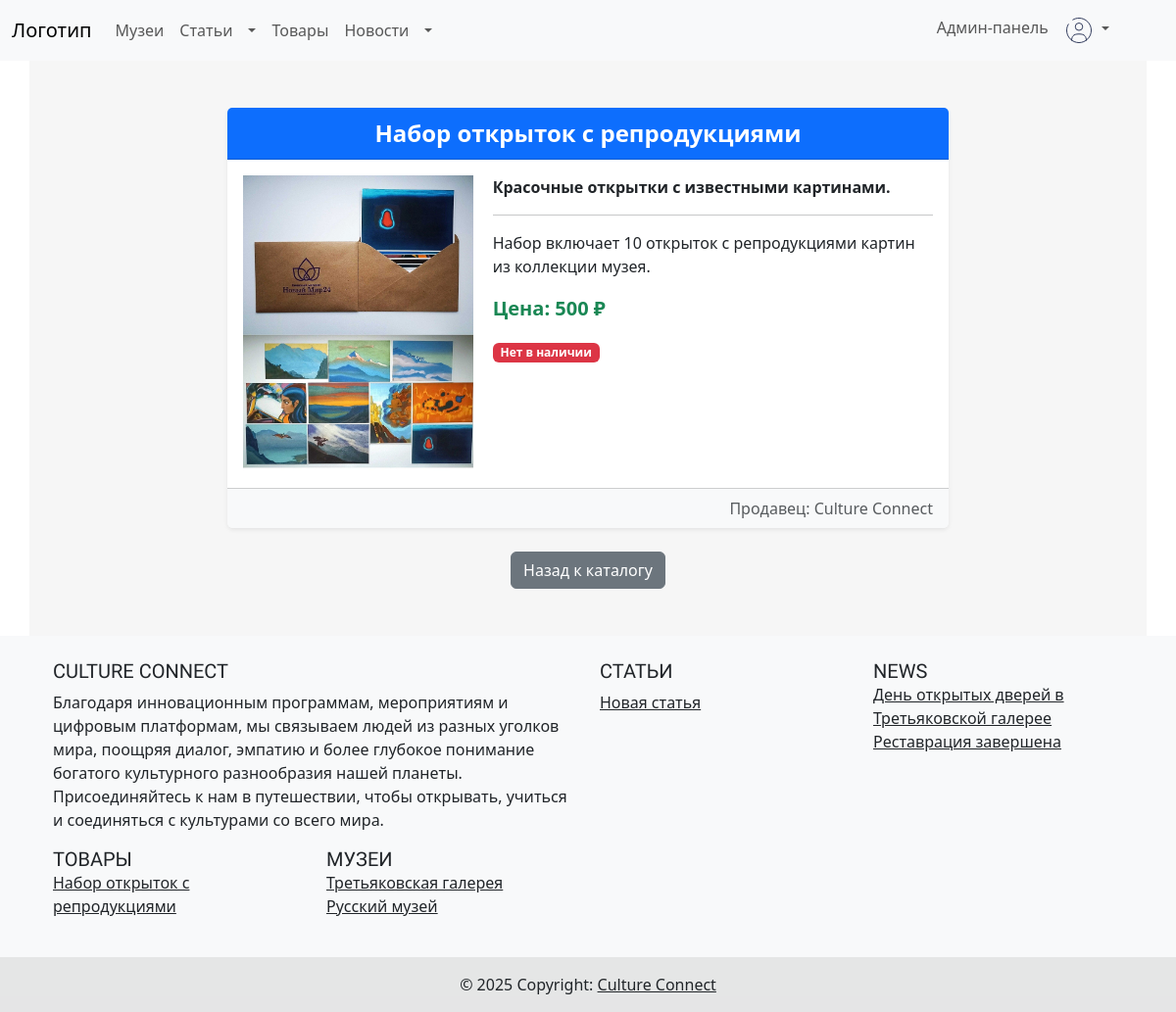
Screenshot of /dynamic_pages/products.php?id=3 (signed in) with the database file from the repository.
### tables this page shows
CREATE TABLE `product` (
  `Id` int(11) NOT NULL,
  `Name` varchar(55) NOT NULL,
  `Short_desc` varchar(150) NOT NULL,
  `Full_desc` varchar(320) DEFAULT NULL,
  `Price` varchar(25) DEFAULT NULL,
  `Available` varchar(15) DEFAULT NULL,
  `Image_path` varchar(255) DEFAULT NULL,
  `Editor` int(11) DEFAULT NULL
);

CREATE TABLE `articles` (
  `Id` int(11) NOT NULL,
  `Name` varchar(55) NOT NULL,
  `Short_desc` varchar(150) NOT NULL,
  `Full_desc` varchar(320) NOT NULL,
  `Date` varchar(25) NOT NULL,
  `Editor` int(11) DEFAULT NULL
);

CREATE TABLE `news` (
  `Id` int(11) NOT NULL,
  `Name` varchar(55) NOT NULL,
  `Short_desc` varchar(150) NOT NULL,
  `Full_desc` varchar(320) NOT NULL,
  `Footer_desc` varchar(150) NOT NULL,
  `Date` varchar(25) NOT NULL,
  `Editor` int(11) DEFAULT NULL
);

CREATE TABLE `museums` (
  `Id` int(11) NOT NULL,
  `Name` varchar(55) NOT NULL,
  `Short_desc` varchar(150) NOT NULL,
  `Full_desc` varchar(320) NOT NULL,
  `Image_path` varchar(255) DEFAULT NULL,
  `Editor` int(11) DEFAULT NULL
);

### dynamic_pages/products.php (the view, shortened to what this page needs)
<?php include "../include/header.php"; ?>
<?php
$Id = $_GET['id'];
$query_product = $pdo->prepare("SELECT * FROM product WHERE Id=:Id");
$query_product->execute(['Id' => $Id]);
$product_query_result = $query_product->fetch(PDO::FETCH_ASSOC);
?>
<body>
<div class="container py-5">
    <?php if ($product_query_result): ?>
        <div class="row justify-content-center">
    <div class="col-lg-8 col-md-10">
            <div class="card shadow-sm border-0">
                <div class="card-header bg-primary text-white fw-bold text-center fs-4">
                    <?= htmlspecialchars($product_query_result["Name"]) ?>
                </div>
                <div class="card-body">
                    <div class="body-inside d-flex">
                        <div class="col-md-4 image-column">
                            <img src="cult_conn/uploads/<?= htmlspecialchars($product_query_result['Image_path']) ?>" loading="lazy" class="img-fluid" alt="Музей">
                        </div>
                        <div class="info-container">
                            <p class="fw-semibold"><?= htmlspecialchars($product_query_result['Short_desc']) ?></p>
                            <hr>
                            <p><?= htmlspecialchars($product_query_result['Full_desc']) ?></p>
                            <p class="fw-bold text-success fs-5">Цена: <?= htmlspecialchars($product_query_result['Price']) ?> ₽</p>
                            <p>
                                <?php if ($product_query_result['Available'] == 'Yes'): ?>
                                    <span class="badge bg-success">В наличии</span>
                                <?php else: ?>
                                    <span class="badge bg-danger">Нет в наличии</span>
                                <?php endif; ?>
                            </p>
                        </div>
                    </div>
                </div>
                <div class="card-footer bg-light text-end text-muted">
                    <i class="bi bi-person"></i> Продавец: Culture Connect
                </div>
            </div>
        </div>
    </div>
        <div class="text-center mt-4">
            <a href="product.php" class="btn btn-secondary"><i class="bi bi-arrow-left"></i> Назад к каталогу</a>
        </div>
    <?php endif; ?>
</div>
</body>
<?php include "../include/footer.php"; ?>

### include/footer.php (shortened to what this page needs)
<?php
$query_artl = $pdo->prepare("SELECT Name, Id FROM articles");
$query_artl->execute();
$articles_query_result = $query_artl->fetchAll(PDO::FETCH_ASSOC);
$query_news = $pdo->prepare("SELECT Name, Id FROM news");
$query_news->execute();
$news_query_result = $query_news->fetchAll(PDO::FETCH_ASSOC);
$query_prod = $pdo->prepare("SELECT Name, Id FROM product");
$query_prod->execute();
$products_query_result = $query_prod->fetchAll(PDO::FETCH_ASSOC);
$query_museums = $pdo->prepare("SELECT Name, Id FROM museums");
$query_museums->execute();
$museums_query_result = $query_museums->fetchAll(PDO::FETCH_ASSOC);
?>
<footer class="bg-light text-center text-lg-start">
        <div class="container p-4">
            <div class="row">
                <div class="col-lg-6 col-md-12 mb-4 mb-md-0">
                    <h5 class="text-uppercase mooli-regular">Culture Connect</h5>
                    <p>
                    Благодаря инновационным программам, мероприятиям и цифровым платформам, мы связываем людей из разных уголков мира, поощряя диалог, эмпатию и более глубокое понимание богатого культурного разнообразия нашей планеты. Присоединяйтесь к нам в путешествии, чтобы открывать, учиться и соединяться с культурами со всего мира.                    </p>
                </div>
                <div class="col-lg-3 col-md-6 mb-4 mb-md-0">
                    <h5 class="text-uppercase comfortaa-regular">Статьи</h5>
                    <ul class="list-unstyled mb-0">
                        <?php
                        foreach ($articles_query_result as $article) {
                            echo "<li><a href='article.php?id={$article['Id']}' class='text-dark'>{$article['Name']}</a></li>";
                        }
                        ?>
                    </ul>
                </div>
                <div class="col-lg-3 col-md-6 mb-4 mb-md-0">
                    <h5 class="text-uppercase mb-0 comfortaa-bold">News</h5>
                    <ul class="list-unstyled">
                        <?php
                        foreach ($news_query_result as $news) {
                            echo "<li><a href='news.php?id={$news['Id']}' class='text-dark'>{$news['Name']}</a></li>";
                        }
                        ?>
                    </ul>
                </div>
                <div class="col-lg-3 col-md-6 mb-4 mb-md-0">
                    <h5 class="text-uppercase mb-0 comfortaa-bold">Товары</h5>
                    <ul class="list-unstyled">
                        <?php
                        foreach ($products_query_result as $product) {
                            echo "<li><a href='product.php?id={$product['Id']}' class='text-dark'>{$product['Name']}</a></li>";
                        }
                        ?>
                    </ul>
                </div>
                <div class="col-lg-3 col-md-6 mb-4 mb-md-0">
                    <h5 class="text-uppercase mb-0 comfortaa-bold">Музеи</h5>
                    <ul class="list-unstyled">
                        <?php
                        foreach ($museums_query_result as $museum) {
                            echo "<li><a href='museum.php?id={$museum['Id']}' class='text-dark'>{$museum['Name']}</a></li>";
                        }
                        ?>
                    </ul>
                </div>
            </div>
        </div>
        <div class="text-center p-3" style="background-color: rgba(0, 0, 0, 0.08);">
            © 2025 Copyright:
            <a class="text-dark" href="/cult_conn">Culture Connect</a>
        </div>
</footer>
</body>

### include/header.php (style rules this page uses)
.mooli-regular { font-family: "Mooli", sans-serif; font-weight: 400; font-style: normal; }
.comfortaa-regular { font-family: "Comfortaa", sans-serif; font-optical-sizing: auto; font-weight: 400; font-style: normal; }
.comfortaa-bold { font-family: "Comfortaa", sans-serif; font-optical-sizing: auto; font-weight: 500; font-style: normal; }
.container.py-5 { background-color: #efefef8f; width: 100%; height: 100%; }
@media (max-width: 1200px) { footer { position: relative; bottom: 0; width: 100%; } }
@media (max-width: 1200px) { html { position: relative; } }

### dynamic_pages/products.php (style rules this page uses)
.body-inside { display: flex; align-items: flex-start; gap: 20px; }
.info-container { flex: 1; }

### rows the page displays
product: Name "Набор открыток с репродукциями", Image_path (picture), Short_desc "Красочные открытки с известными картинами.", Full_desc "Набор включает 10 открыток с репродукциями картин из коллекции музея.", Price "500"
articles: Name "Новая статья"
news: Name "День открытых дверей в Третьяковской галерее"
news: Name "Реставрация завершена"
museums: Name "Третьяковская галерея"
museums: Name "Русский музей"
